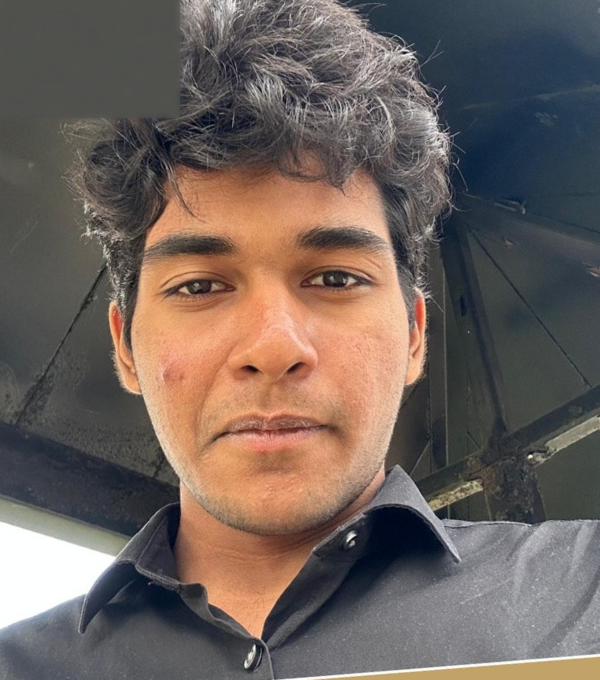
#> input picture tools/portrait_src.png, 600 x 680 px
$ python segment.py
#> lines starting #> are read from the running program, lines starting #| are printed output that depends on the picture; after the words box and inside, x2 and y2 are one past the last pixel; in counts of white or black regions, pixels touching at a corner belong together
"""Subject/background segmentation for the banner portrait.

The naive approach — threshold on luminance — cannot work on this source. Measured
tones: ceiling 61-81, shirt 90-99, face 127-135, and a bright background patch at 136.
The shirt is *brighter* than the ceiling it sits against, so any global threshold either
eats the shoulders or keeps half the ceiling.

What does work is a gradient-gated flood fill from the border. Background is whatever
the border can reach without crossing a strong edge; the silhouette is a strong edge
everywhere it matters (warm face against cool ceiling, hair against ceiling, shoulder
line against ceiling). Then the usual cleanup: closing, fill holes, largest component.

Writes mask.npy plus diagnostic PNGs so the mask can be checked by eye and by number.
"""
from __future__ import annotations

import numpy as np
from PIL import Image, ImageFilter
from scipy import ndimage

SRC = "portrait_src.png"


def gradient_magnitude(rgb: np.ndarray) -> np.ndarray:
    """Per-channel Sobel, combined. Colour edges matter here, not just luminance ones:
    the face/ceiling boundary is mostly a hue step, and a luma-only gradient misses it."""
    g = np.zeros(rgb.shape[:2], dtype=np.float32)
    for c in range(3):
        ch = ndimage.gaussian_filter(rgb[:, :, c], 1.4)
        gx = ndimage.sobel(ch, axis=1)
        gy = ndimage.sobel(ch, axis=0)
        g = np.maximum(g, np.hypot(gx, gy))
    return g


def border_seeds(h: int, w: int) -> np.ndarray:
    """Background seeds. The shoulders run off the left, right and bottom edges, so only
    the upper part of the side borders is safe to call background."""
    s = np.zeros((h, w), dtype=bool)
    s[0:2, :] = True                      # top edge: always ceiling
    s[0:int(0.60 * h), 0:2] = True        # left edge, above the shoulder
    s[0:int(0.58 * h), w - 2:w] = True    # right edge, above the shoulder
    return s


def flood(passable: np.ndarray, seeds: np.ndarray) -> np.ndarray:
    """Connected component of `passable` that touches `seeds`."""
    lab, n = ndimage.label(passable)
    if n == 0:
        return np.zeros_like(passable)
    hit = np.unique(lab[seeds & passable])
    hit = hit[hit > 0]
    return np.isin(lab, hit)


def build_mask(rgb: np.ndarray, grad_pct: float = 62.0) -> tuple[np.ndarray, dict]:
    h, w = rgb.shape[:2]
    grad = gradient_magnitude(rgb)
    thresh = np.percentile(grad, grad_pct)
    passable = grad < thresh

    seeds = border_seeds(h, w)
    # A seed pixel sitting on an edge would block its own flood; force seeds passable.
    passable = passable | seeds

    bg = flood(passable, seeds)

    # The flood stops at the silhouette but leaves a one-pixel rind of edge pixels
    # unassigned on the background side. Dilate the background back into them.
    bg = ndimage.binary_dilation(bg, iterations=2)

    subject = ~bg
    subject = ndimage.binary_closing(subject, structure=np.ones((7, 7)))
    subject = ndimage.binary_fill_holes(subject)

    lab, n = ndimage.label(subject)
    if n > 1:
        sizes = ndimage.sum(subject, lab, range(1, n + 1))
        subject = lab == (int(np.argmax(sizes)) + 1)

    subject = ndimage.binary_opening(subject, structure=np.ones((5, 5)))
    subject = ndimage.binary_fill_holes(subject)

    stats = {
        "grad_thresh": float(thresh),
        "coverage": float(subject.mean()),
        "components": int(n),
    }
    return subject, stats


def main() -> None:
    im = Image.open(SRC).convert("RGB")
#> im is the input picture: PIL image 600x680 RGB; mean R, G, B 110.9, 98.4, 92.6
    rgb = np.asarray(im).astype(np.float32)
    mask, stats = build_mask(rgb)
#> after the loop in gradient_magnitude, `for c in range(3):`:
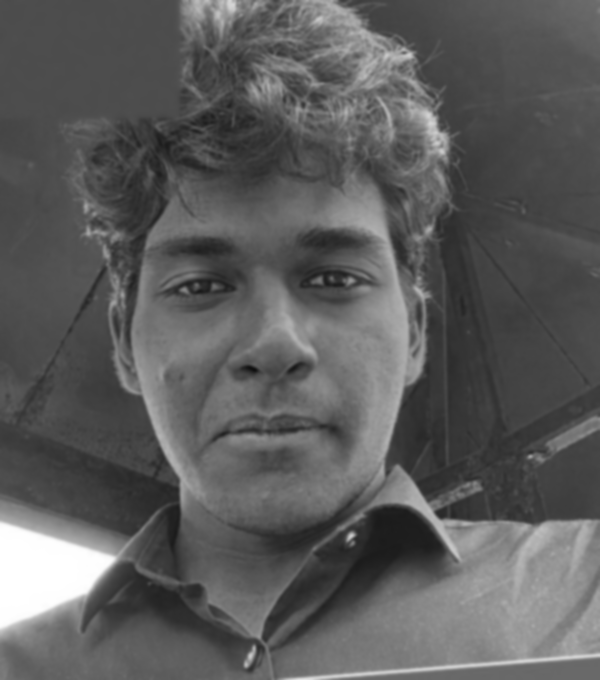
#> ch: shape (680, 600) float32; min 15.02, max 255, mean 92.6
#> after the loop in gradient_magnitude, `for c in range(3):`:
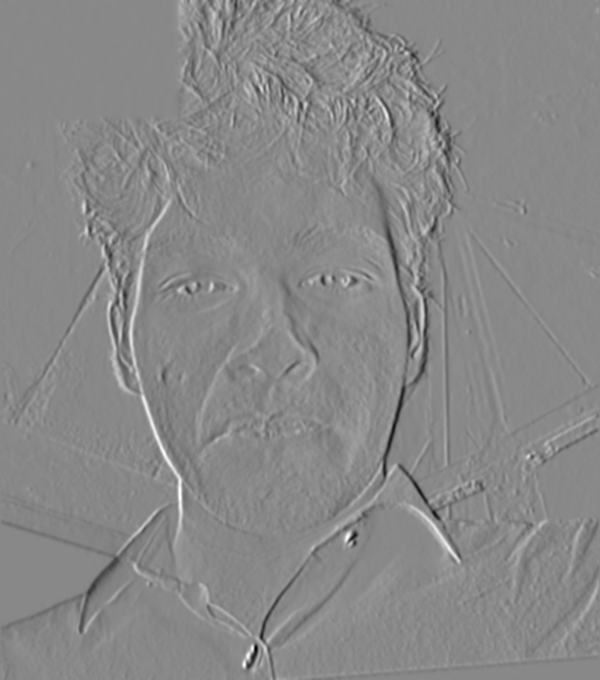
#> gx: shape (680, 600) float32; min -294.1, max 254.4, mean -0.2; drawn with min black and max white
#> in build_mask, `thresh = np.percentile(grad, grad_pct)`: thresh = 21.52
#> in build_mask, `passable = grad < thresh`:
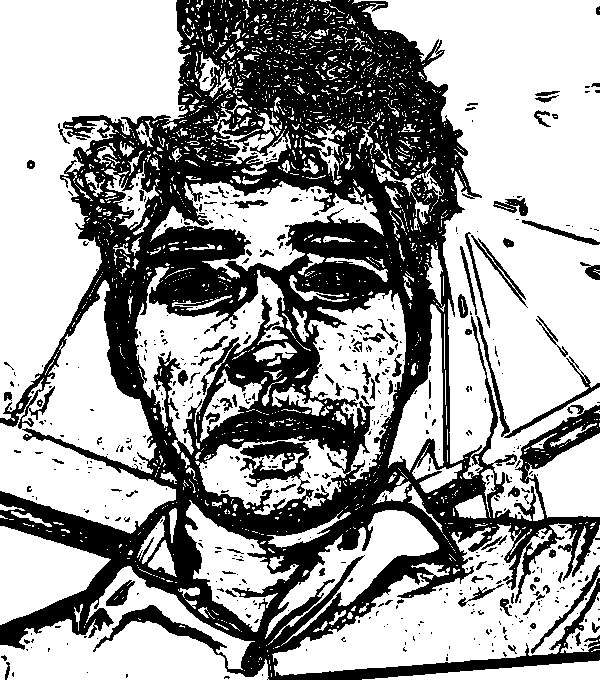
#> passable: shape (680, 600) bool; 62% white; 574 black regions (478 under 20 px), largest, box (x1, y1, x2, y2) and area: (0, 0, 600, 680) 142916, (240, 441, 310, 494) 1630, (504, 356, 600, 438) 592
#> in build_mask, `passable = passable | seeds`: passable: shape (680, 600) bool; 62.1% white; 574 black regions (479 under 20 px), largest, box (x1, y1, x2, y2) and area: (0, 2, 600, 680) 142595, (240, 441, 310, 494) 1630, (504, 356, 598, 438) 583
#> in flood, `lab, n = ndimage.label(passable)`:
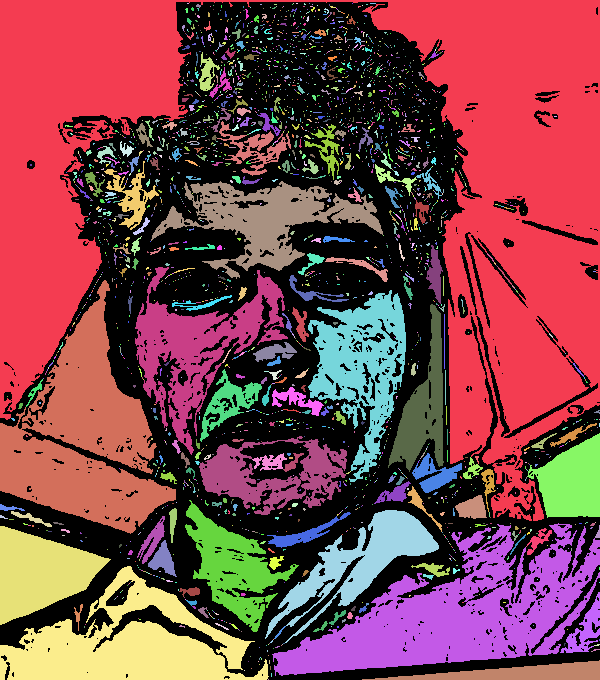
#> lab: shape (680, 600) int32; 2544 distinct labels, from 0 to 2543; one colour per label, 0 black
#> in flood, `lab, n = ndimage.label(passable)`: n = 2543
#> in flood, `hit = np.unique(lab[seeds & passable])`: hit = [1]
#> in flood, `return np.isin(lab, hit)`: returned value: shape (680, 600) bool; 26.7% white; 1 white region, box (x1, y1, x2, y2) and area: (0, 0, 600, 521) 108787
#> in build_mask, `bg = ndimage.binary_dilation(bg, iterations=2)`: bg: shape (680, 600) bool; 28.9% white; 1 white region, box (x1, y1, x2, y2) and area: (0, 0, 600, 523) 118066
#> in build_mask, `subject = ndimage.binary_closing(subject, structure=np.ones((7, 7)))`: subject: shape (680, 600) bool; 70.5% white; 1 black region, box (x1, y1, x2, y2) and area: (0, 0, 600, 680) 120456
#> in build_mask, `lab, n = ndimage.label(subject)`:
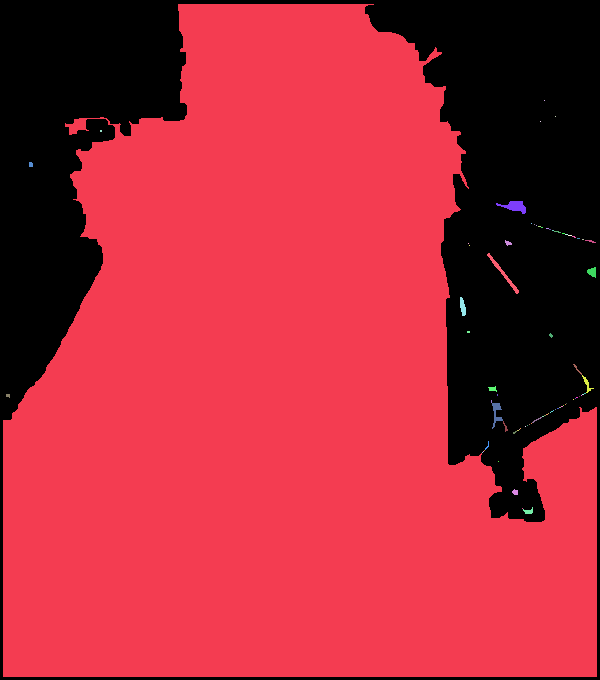
#> lab: shape (680, 600) int32; 78 distinct labels, from 0 to 77; one colour per label, 0 black
#> in build_mask, `lab, n = ndimage.label(subject)`: n = 77
#> in build_mask, `sizes = ndimage.sum(subject, lab, range(1, n + 1))`: sizes = 77 values, max 286488 at index 0, min 1 at index 1, mean 3734.3
#> in build_mask, `subject = lab == (int(np.argmax(sizes)) + 1)`: subject: shape (680, 600) bool; 70.2% white; 1 black region, box (x1, y1, x2, y2) and area: (0, 0, 600, 680) 121512
#> in build_mask, `subject = ndimage.binary_opening(subject, structure=np.ones((5, 5)))`:
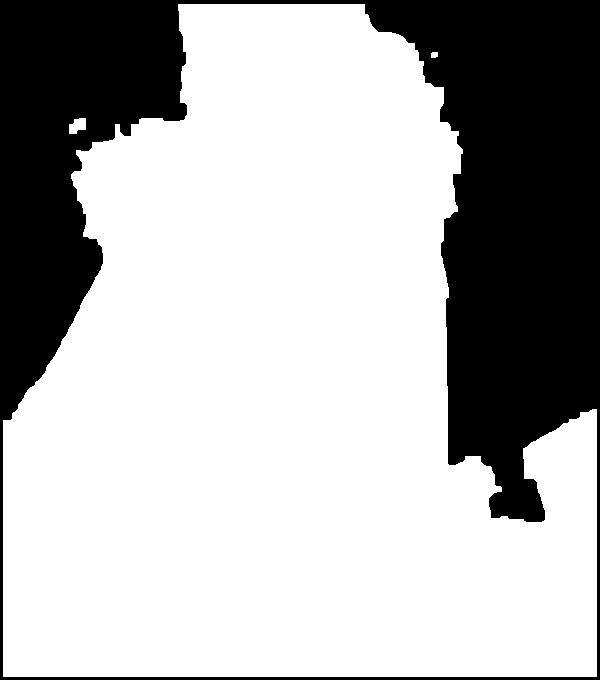
#> subject: shape (680, 600) bool; 70.1% white; 1 black region, box (x1, y1, x2, y2) and area: (0, 0, 600, 680) 121840
#> in build_mask, `stats = { "grad_thresh": float(thresh), "coverage": float(subject.mean..`: stats = {'grad_thresh': 21.52, 'coverage': 0.701, 'components': 77}
    print("mask stats:", {k: round(v, 4) if isinstance(v, float) else v for k, v in stats.items()})
#| mask stats: {'grad_thresh': 21.5169, 'coverage': 0.7014, 'components': 77}

    np.save("mask.npy", mask)

    # Diagnostic: subject tinted, background dimmed, so leaks are obvious.
    over = rgb.copy()
    over[~mask] *= 0.22
    over[~mask, 2] += 40
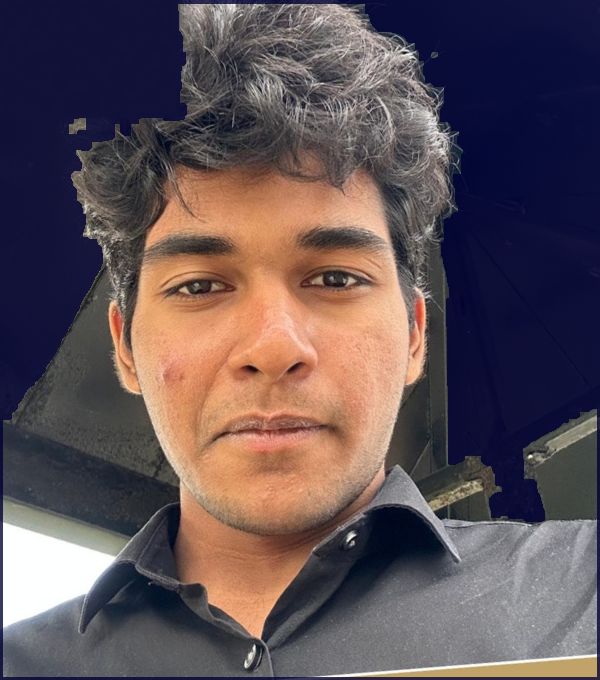
#> over: shape (680, 600, 3) float32; mean R, G, B 96, 81.9, 87.1
    Image.fromarray(np.clip(over, 0, 255).astype(np.uint8)).save("diag_mask.png")
    Image.fromarray((mask * 255).astype(np.uint8)).save("diag_mask_bw.png")

    # Row coverage profile — a leak into the ceiling shows up as a row jumping to ~1.0
    prof = mask.mean(axis=1)
#> prof = 680 values, max 0.99 at index 522, min 0 at index 0, mean 0.701
    print("row coverage (every 8%):",
          [round(float(prof[int(f * len(prof))]), 2) for f in np.arange(0, 1.0, 0.08)])
#| row coverage (every 8%): [0.0, 0.4, 0.42, 0.63, 0.61, 0.58, 0.63, 0.68, 0.83, 0.93, 0.99, 0.99, 0.99]


if __name__ == "__main__":
    main()
